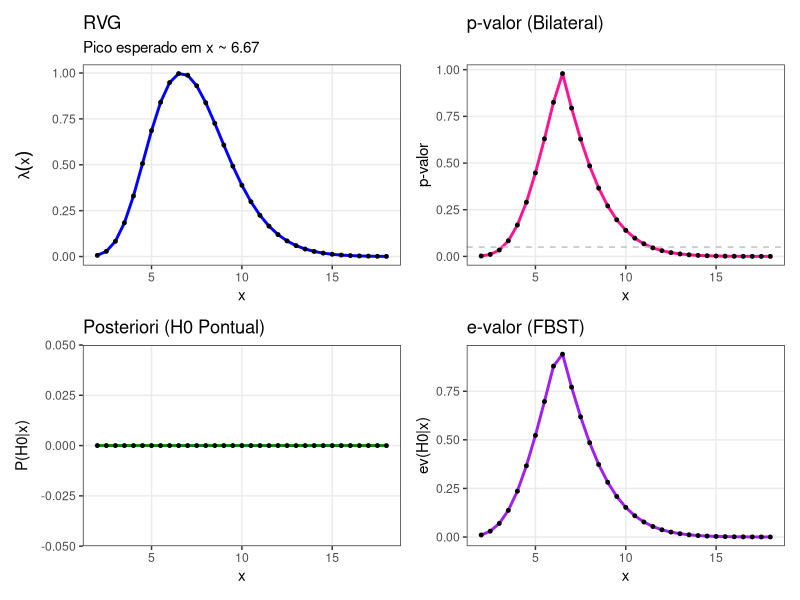
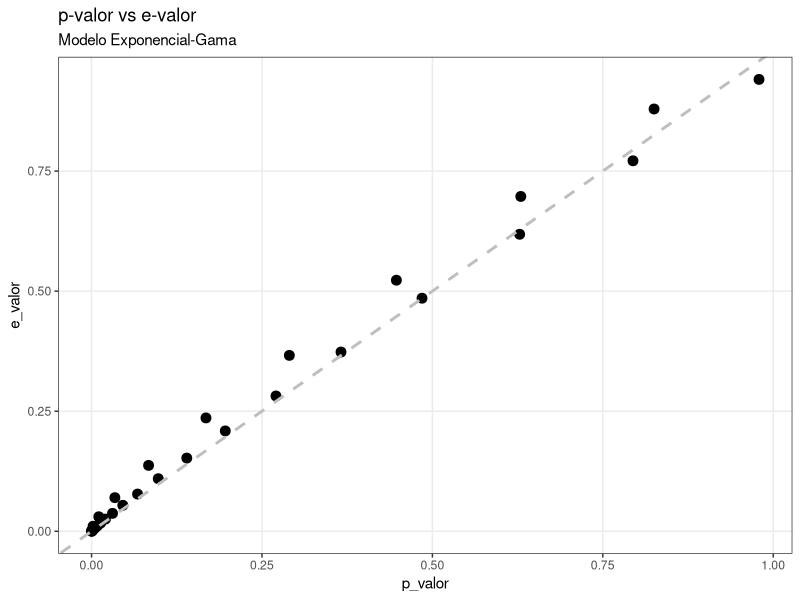

Here is the R script that generated these plots, in order:
## ---- chunk 1
x_seq <- seq(from = 2, to = 18, by = 0.5)
## ---- chunk 2
n <- 10
lambda_0 <- 1.5          
val_esperado <- n / lambda_0 
x_seq <- seq(from = 2, to = 18, by = 0.5)

# Priori Gama(2, 1)
alpha_prior <- 2
beta_prior <- 1
## ---- chunk 3
calc_RVG_exp <- function(t, n, lambda0) {
  # EMV sob H1
  lambda_hat <- n / t
  
  # log-V H0
  ll_H0 <- n * log(lambda0) - lambda0 * t
  
  # log-V H1 (Máxima)
  ll_H1 <- n * log(lambda_hat) - lambda_hat * t 
  
  return(exp(ll_H0 - ll_H1))}
## ---- chunk 4
calcular_evalor <- function(x_obs, n, lambda_0, alpha_pri, beta_pri) {
  dens_h0 <- dgamma(lambda_0, shape = alpha_post, rate = beta_post)

  moda <- (alpha_post - 1) / beta_post

  if (abs(lambda_0 - moda) < 1e-6) {
    return(1.0)}
  f_dif <- function(lambda) {
    dgamma(lambda, shape = alpha_post, rate = beta_post) - dens_h0}
  
  prob_conjunto_tangente <- 0
  
  if (lambda_0 < moda) {
    limite_sup <- try(uniroot(f_dif, interval = c(moda, moda + 20))$root, silent = TRUE)
    if(!is.numeric(limite_sup)) limite_sup <- Inf
    prob_conjunto_tangente <- pgamma(limite_sup, alpha_post, beta_post) - 
                              pgamma(lambda_0, alpha_post, beta_post)}
  else {
    limite_inf <- try(uniroot(f_dif, interval = c(1e-10, moda))$root, silent = TRUE)
    if(!is.numeric(limite_inf)) limite_inf <- 0 
    prob_conjunto_tangente <- pgamma(lambda_0, alpha_post, beta_post) - 
                              pgamma(limite_inf, alpha_post, beta_post)}
  
  e_valor <- 1 - prob_conjunto_tangente
  return(e_valor)}
## ---- chunk 5
library(ggplot2)
library(patchwork)

n <- 10
lambda_0 <- 1.5          
val_esperado <- n / lambda_0 
x_seq <- seq(from = 2, to = 18, by = 0.5)
alpha_prior <- 2
beta_prior <- 1

resultados <- data.frame(
  x = x_seq,
  RVG = NA,
  p_valor = NA,
  Posteriori = NA,
  e_valor = NA)

for (i in 1:length(x_seq)) {
  x_loop <- x_seq[i] 
  
  # RVG 
  theta_hat <- n / x_loop 
  log_L <- function(lam, sum_x, n) {
    n * log(lam) - lam * sum_x}
  
  log_L_H0 <- log_L(lambda_0, x_loop, n)
  log_L_Global <- log_L(theta_hat, x_loop, n)
  
  resultados$RVG[i] <- exp(log_L_H0 - log_L_Global)
  
  # p-valor 
  prob_acumulada <- pgamma(x_loop, shape = n, rate = lambda_0)
  resultados$p_valor[i] <- 2 * min(prob_acumulada, 1 - prob_acumulada)
  
  # Posteriori
  resultados$Posteriori[i] <- 0
  
  # e-valor 
  alpha_post <- alpha_prior + n
  beta_post <- beta_prior + x_loop
  densidade_corte <- dgamma(lambda_0, shape = alpha_post, rate = beta_post)
  moda_post <- (alpha_post - 1) / beta_post
  
  f_busca <- function(t) dgamma(t, alpha_post, rate = beta_post) - densidade_corte

  if (abs(moda_post - lambda_0) < 0.01) {
    resultados$e_valor[i] <- 1} 
  else {
    raiz_esq <- try(uniroot(f_busca, interval = c(0.0001, moda_post))$root, silent=TRUE)
    raiz_dir <- try(uniroot(f_busca, interval = c(moda_post, moda_post + 20))$root, silent=TRUE)
    
    if(!inherits(raiz_esq, "try-error") & !inherits(raiz_dir, "try-error")) {
      prob_tangente <- pgamma(raiz_dir, shape=alpha_post, rate=beta_post) - 
                       pgamma(raiz_esq, shape=alpha_post, rate=beta_post)
      resultados$e_valor[i] <- 1 - prob_tangente} 
    else {
      resultados$e_valor[i] <- 0}}}
## ---- chunk 6
tema <- theme_bw() + theme(panel.grid.minor = element_blank())

# Gráfico 1: RVG
g1 <- ggplot(resultados, aes(x=x, y=RVG)) + 
  geom_line(color="blue", size=1) + geom_point(size=1) +
  labs(title="RVG", subtitle="Pico esperado em x ~ 6.67", y=expression(lambda(x))) + tema

# Gráfico 2: p-valor
g2 <- ggplot(resultados, aes(x=x, y=p_valor)) + 
  geom_line(color="deeppink", size=1) + geom_point(size=1) +
  geom_hline(yintercept=0.05, linetype="dashed", color="gray") +
  labs(title="p-valor (Bilateral)", y="p-valor") + tema

# Gráfico 3: Posteriori
g3 <- ggplot(resultados, aes(x=x, y=Posteriori)) + 
  geom_line(color="green4", size=1) + geom_point(size=1) +
  labs(title="Posteriori (H0 Pontual)", y="P(H0|x)") + tema

# Gráfico 4: e-valor
g4 <- ggplot(resultados, aes(x=x, y=e_valor)) + 
  geom_line(color="purple", size=1) + geom_point(size=1) +
  labs(title="e-valor (FBST)", y="ev(H0|x)") + tema

(g1 + g2) / (g3 + g4)
## ---- chunk 7
# Gráfico 5: Dispersão p-valor vs e-valor 
g5 <- ggplot(resultados, aes(x=p_valor, y=e_valor)) +
  geom_point(size=3, color = "black") + 
  geom_abline(slope=1, intercept=0, linetype="dashed", color = "gray", size=1) + 
  labs(title="p-valor vs e-valor", subtitle="Modelo Exponencial-Gama") + tema

print(g5)
